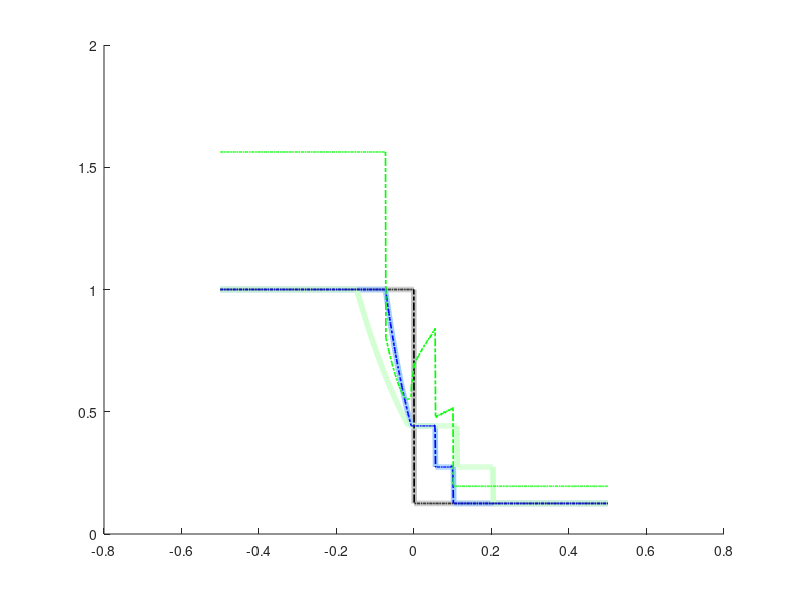

MATLAB code for this plot: (Note: this script raises an error after producing the figure.)
clear all;
load('data_800.mat');
dt = 0.00025; t = 0:dt:0.25;

%% x space
M = 250;
X1 = X(:,1:M-1);
X2 = X(:,2:M);
[U,Sigma,V] = svd(X1,'econ');
k = rank(Sigma);
U_k = U(:,1:k); Sigma_k = Sigma(1:k,1:k); V_k = V(:,1:k);
Atilde = U_k'*X2*V_k/Sigma_k;
[W,D] = eig(Atilde);
Z_k = U_k*W;
Lambda_k = diag(D);
omega = log(Lambda_k)/dt;
Lambda_k = diag(Lambda_k);

x1 = X(:,1);
b = Z_k\x1;
time_dynamics = zeros(k,length(t));
for iter = 1:length(t)
    time_dynamics(:,iter) = (b.*exp(omega*t(iter)));
end
X_dmd = Z_k*time_dynamics;
X_dmd = real(X_dmd);
figure
hold on;
plot(linspace(-0.5,0.5,1000),X(:,1),'LineWidth',4,'Color',[0.75,0.75,0.75]);
plot(linspace(-0.5,0.5,1000),X(:,250),'LineWidth',4,'Color',[0.6,0.8,1]);
plot(linspace(-0.5,0.5,1000),X(:,500),'LineWidth',4,'Color',[0.8,1,0.8]);
%plot(linspace(-0.5,0.5,1000),X(:,end),'LineWidth',4,'Color',[1,0.6,0.6]);

plot(linspace(-0.5,0.5,1000),X_dmd(:,1),'k-.','LineWidth',1.2);
plot(linspace(-0.5,0.5,1000),X_dmd(:,250),'b-.','LineWidth',1.2);
plot(linspace(-0.5,0.5,1000),X_dmd(:,500),'g-.','LineWidth',1.2);
%plot(linspace(-0.5,0.5,1000),X_dmd(:,end),'r-.','LineWidth',1.2);

legend({'ref $t = 0$','ref $t = 0.0625$',...
    'ref $t = 0.125$',...
    'DMD $t = 0$','DMD $t = 0.0625$','DMD $t = 0.125$'},...
    'FontUnits','points','interpreter','latex',...
    'FontSize',9,'Location','Best');
legend('boxoff');

xlabel({'$x$'},'FontUnits','points','interpreter','latex',...
    'FontSize',9);
ylabel({'$\rho$'},'FontUnits','points','interpreter','latex',...
    'FontSize',9);
title('Standard DMD in $\rho(x,t)$','FontUnits','points','interpreter','latex',...
    'FontSize',9);
set(gca,'Units','normalized','Position',[.1 .1 .6 .4],...
    'FontUnits','points','FontWeight','normal','FontSize',9)
print -depsc2 sod_dmd1.eps


%% rho space
M = 250;
Y1 = Y(:,1:M-1);
Y2 = Y(:,2:M);
[U,Sigma,V] = svd(Y1,'econ');
k = 210;
U_k = U(:,1:k); Sigma_k = Sigma(1:k,1:k); V_k = V(:,1:k);
Atilde = U_k'*Y2*V_k/Sigma_k;
[W,D] = eig(Atilde);
Z_k = U_k*W;
Lambda_k = diag(D);
omega = log(Lambda_k)/dt;
Lambda_k = diag(Lambda_k);

y1 = Y(:,1);
b = Z_k\y1;
time_dynamics = zeros(k,length(t));
for iter = 1:length(t)
    time_dynamics(:,iter) = (b.*exp(omega*t(iter)));
end
Y_dmd = Z_k*time_dynamics;
Y_dmd = real(Y_dmd);

figure
hold on;
plot(linspace(0.1,1,800),Y(:,1),'LineWidth',4,'Color',[0.75,0.75,0.75]);
plot(linspace(0.1,1,800),Y(:,250),'LineWidth',4,'Color',[0.6,0.8,1]);
plot(linspace(0.1,1,800),Y(:,500),'LineWidth',4,'Color',[0.8,1,0.8]);
plot(linspace(0.1,1,800),Y(:,end),'LineWidth',4,'Color',[1,0.6,0.6]);

plot(linspace(0.1,1,800),Y_dmd(:,1),'k-.','LineWidth',1.2);
plot(linspace(0.1,1,800),Y_dmd(:,250),'b-.','LineWidth',1.2);
plot(linspace(0.1,1,800),Y_dmd(:,500),'g-.','LineWidth',1.2);
plot(linspace(0.1,1,800),Y_dmd(:,end),'r-.','LineWidth',1.2);

legend({'ref $t = 0$','ref $t = 0.0625$',...
    'ref $t = 0.125$','ref $t = 0.25$',...
    'DMD $t = 0$','DMD $t = 0.0625$','DMD $t = 0.125$','DMD $t = 0.25$'},...
    'FontUnits','points','interpreter','latex',...
    'FontSize',9,'Location','Best');
legend('boxoff');

xlabel({'$\rho$'},'FontUnits','points','interpreter','latex',...
    'FontSize',9);
ylabel({'$x$'},'FontUnits','points','interpreter','latex',...
    'FontSize',9);
title('Physics-aware DMD in $x(\rho,t)$','FontUnits','points','interpreter','latex',...
    'FontSize',9);
axis([0.1 1 -0.5 0.75])
set(gca,'Units','normalized','Position',[.1 .1 .6 .4],...
    'FontUnits','points','FontWeight','normal','FontSize',9)
print -depsc2 sod_dmd2.eps



